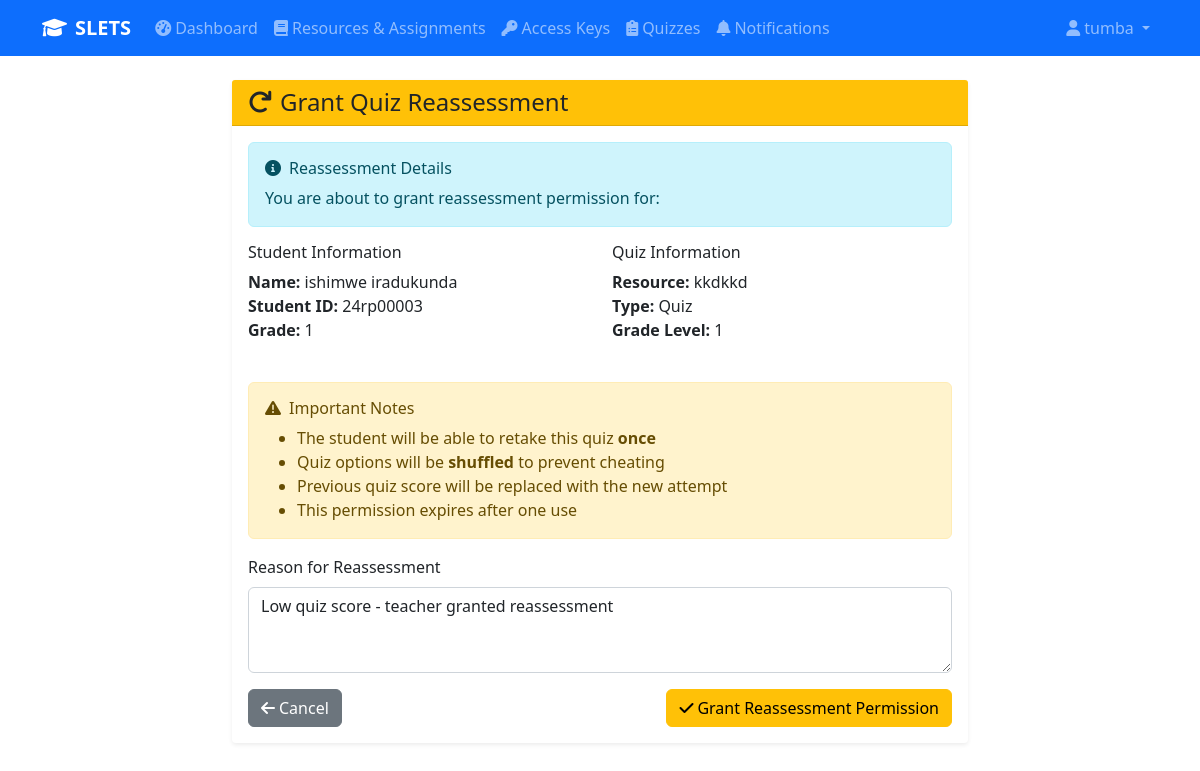
/teacher/grant_reassessment/1/3 (signed in), run on the app's committed database.
### app.py (models this page shows, shortened)
class User(UserMixin, db.Model):
    id = db.Column(db.Integer, primary_key=True)
    username = db.Column(db.String(80), unique=True, nullable=False)
    password_hash = db.Column(db.String(255), nullable=False)
    role = db.Column(db.String(20), nullable=False)  # 'admin', 'teacher' or 'student'
    email = db.Column(db.String(255), nullable=False)

class Student(db.Model):
    id = db.Column(db.Integer, primary_key=True)
    name = db.Column(db.String(100), nullable=False)
    student_id = db.Column(db.String(20), unique=True, nullable=False)
    grade = db.Column(db.String(10), nullable=False)
    user_id = db.Column(db.Integer, db.ForeignKey('user.id'))
    teacher_id = db.Column(db.Integer, db.ForeignKey('user.id'), nullable=True)  # Teacher who created this student (nullable for self-registered)
    created_at = db.Column(db.DateTime, default=datetime.now)

class Resource(db.Model):
    id = db.Column(db.Integer, primary_key=True)
    title = db.Column(db.String(200), nullable=False)
    description = db.Column(db.Text)
    resource_type = db.Column(db.String(20), nullable=False)  # 'note', 'video', 'link'
    file_path = db.Column(db.String(255))
    url = db.Column(db.String(500))
    created_by = db.Column(db.Integer, db.ForeignKey('user.id'), nullable=False)
    created_at = db.Column(db.DateTime, default=datetime.now)
    grade = db.Column(db.String(10), nullable=False)
    is_deleted = db.Column(db.Boolean, default=False)  # Soft delete flag
    deleted_at = db.Column(db.DateTime)  # When it was deleted
    deleted_by = db.Column(db.Integer, db.ForeignKey('user.id'))  # Who deleted it
    access_time_limit = db.Column(db.Integer, default=0, nullable=True)  # Time limit in minutes (0 = no limit)

### app.py (the view, shortened to what this page needs)
@app.route('/teacher/grant_reassessment/<int:student_id>/<int:resource_id>', methods=['POST', 'GET'])
@login_required
def grant_reassessment(student_id, resource_id):
    if current_user.role != 'teacher':
        abort(403)
    student = Student.query.get_or_404(student_id)
    resource = Resource.query.get_or_404(resource_id)
    if request.method == 'GET':
        return render_template('grant_reassessment_confirm.html',
                             student=student,
                             resource=resource,
                             student_id=student_id,
                             resource_id=resource_id)

### app.py (called while the page is built)
@app.context_processor
def inject_notification_counts():
    student_unread = 0
    teacher_unread = 0
    try:
        if current_user.is_authenticated:
            if getattr(current_user, 'role', None) == 'student':
                student = Student.query.filter_by(user_id=current_user.id).first()
                if student:
                    student_unread = db.session.query(StudentNotification).filter_by(student_id=student.id, is_read=False).count()
            elif getattr(current_user, 'role', None) == 'teacher':
                try:
                    teacher_unread = db.session.query(TeacherNotification).filter_by(teacher_id=current_user.id, is_read=False).count()
                except Exception:
                    teacher_unread = 0
    except Exception:
        pass
    return dict(student_unread_notifications=student_unread, teacher_unread_notifications=teacher_unread)

@login_manager.user_loader
def load_user(user_id):
    return User.query.get(int(user_id))

### templates/grant_reassessment_confirm.html
{% extends "base.html" %}
{% block content %}
<div class="container">
    <div class="row justify-content-center">
        <div class="col-md-8">
            <div class="card">
                <div class="card-header bg-warning text-dark">
                    <h4 class="mb-0">
                        <i class="fas fa-redo me-2"></i>Grant Quiz Reassessment
                    </h4>
                </div>
                <div class="card-body">
                    <div class="alert alert-info">
                        <h6><i class="fas fa-info-circle me-2"></i>Reassessment Details</h6>
                        <p class="mb-0">You are about to grant reassessment permission for:</p>
                    </div>
                    <div class="row mb-4">
                        <div class="col-md-6">
                            <h6>Student Information</h6>
                            <ul class="list-unstyled">
                                <li><strong>Name:</strong> {{ student.name }}</li>
                                <li><strong>Student ID:</strong> {{ student.student_id }}</li>
                                <li><strong>Grade:</strong> {{ student.grade }}</li>
                            </ul>
                        </div>
                        <div class="col-md-6">
                            <h6>Quiz Information</h6>
                            <ul class="list-unstyled">
                                <li><strong>Resource:</strong> {{ resource.title }}</li>
                                <li><strong>Type:</strong> {{ resource.resource_type|title }}</li>
                                <li><strong>Grade Level:</strong> {{ resource.grade }}</li>
                            </ul>
                        </div>
                    </div>
                    <div class="alert alert-warning">
                        <h6><i class="fas fa-exclamation-triangle me-2"></i>Important Notes</h6>
                        <ul class="mb-0">
                            <li>The student will be able to retake this quiz <strong>once</strong></li>
                            <li>Quiz options will be <strong>shuffled</strong> to prevent cheating</li>
                            <li>Previous quiz score will be replaced with the new attempt</li>
                            <li>This permission expires after one use</li>
                        </ul>
                    </div>
                    <form method="POST" action="{{ url_for('grant_reassessment', student_id=student_id, resource_id=resource_id) }}">
                        <div class="mb-3">
                            <label for="reason" class="form-label">Reason for Reassessment</label>
                            <textarea class="form-control" id="reason" name="reason" rows="3" placeholder="Enter reason for granting reassessment (optional)">Low quiz score - teacher granted reassessment</textarea>
                        </div>
                        <div class="d-flex justify-content-between">
                            <a href="{{ url_for('teacher_student_progress') }}" class="btn btn-secondary">
                                <i class="fas fa-arrow-left me-1"></i>Cancel
                            </a>
                            <button type="submit" class="btn btn-warning">
                                <i class="fas fa-check me-1"></i>Grant Reassessment Permission
                            </button>
                        </div>
                    </form>
                </div>
            </div>
        </div>
    </div>
</div>
{% endblock %}

### templates/base.html (shortened to what this page needs)
<!DOCTYPE html>
<html lang="en">
<head>
    <link href="https://cdn.jsdelivr.net/npm/bootstrap@5.1.3/dist/css/bootstrap.min.css" rel="stylesheet">
    <link rel="stylesheet" href="https://cdnjs.cloudflare.com/ajax/libs/font-awesome/6.0.0/css/all.min.css">
</head>
<body>
    {% if current_user.is_authenticated %}
    <nav class="navbar navbar-expand-lg navbar-dark bg-primary">
        <div class="container">
            <a class="navbar-brand" href="{{ url_for('index') }}">
                <i class="fas fa-graduation-cap me-2"></i>SLETS
            </a>
            <div class="collapse navbar-collapse" id="navbarNav">
                <ul class="navbar-nav me-auto">
                    {% if current_user.role == 'admin' %}
                        <li class="nav-item">
                            <a class="nav-link" href="{{ url_for('admin_dashboard') }}">
                                <i class="fas fa-user-shield me-1"></i>Admin
                            </a>
                        </li>
                    {% elif current_user.role == 'teacher' %}
                        <li class="nav-item">
                            <a class="nav-link" href="{{ url_for('teacher_dashboard') }}">
                                <i class="fas fa-tachometer-alt me-1"></i>Dashboard
                            </a>
                        </li>
                        <li class="nav-item">
                            <a class="nav-link" href="{{ url_for('teacher_resources') }}">
                                <i class="fas fa-book me-1"></i>Resources & Assignments
                            </a>
                        </li>
                        <li class="nav-item">
                            <a class="nav-link" href="{{ url_for('manage_access_keys') }}">
                                <i class="fas fa-key me-1"></i>Access Keys
                            </a>
                        </li>
                        <li class="nav-item">
                            <a class="nav-link" href="{{ url_for('teacher_quizzes') }}">
                                <i class="fas fa-clipboard-list me-1"></i>Quizzes
                            </a>
                        </li>
                        <li class="nav-item">
                            <a class="nav-link position-relative" href="#" data-bs-toggle="modal" data-bs-target="#notificationModal">
                                <i class="fas fa-bell me-1"></i>Notifications
                            </a>
                        </li>
                    {% endif %}
                </ul>
                <ul class="navbar-nav">
                    <li class="nav-item dropdown">
                        <a class="nav-link dropdown-toggle" href="#" id="navbarDropdown" role="button" data-bs-toggle="dropdown">
                            <i class="fas fa-user me-1"></i>{{ current_user.username }}
                        </a>
                    </li>
                </ul>
            </div>
        </div>
    </nav>
    {% endif %}
    <main class="py-4">
        {% block content %}{% endblock %}
    </main>
</body>
</html>

### templates/base.html (style rules this page uses)
.navbar-brand { font-weight: bold; }
.card { border: none; box-shadow: 0 0.125rem 0.25rem rgba(0, 0, 0, 0.075); }
.card-header { border-bottom: 1px solid rgba(0, 0, 0, 0.125); }
.btn { border-radius: 0.375rem; }
.form-control, .form-select { border-radius: 0.375rem; }
.alert { border-radius: 0.375rem; }

### data on the page
User: username "tumba"
Student: name "ishimwe iradukunda", student_id "24rp00003", grade "1"
Resource: title "kkdkkd", resource_type "Quiz", grade "1"
